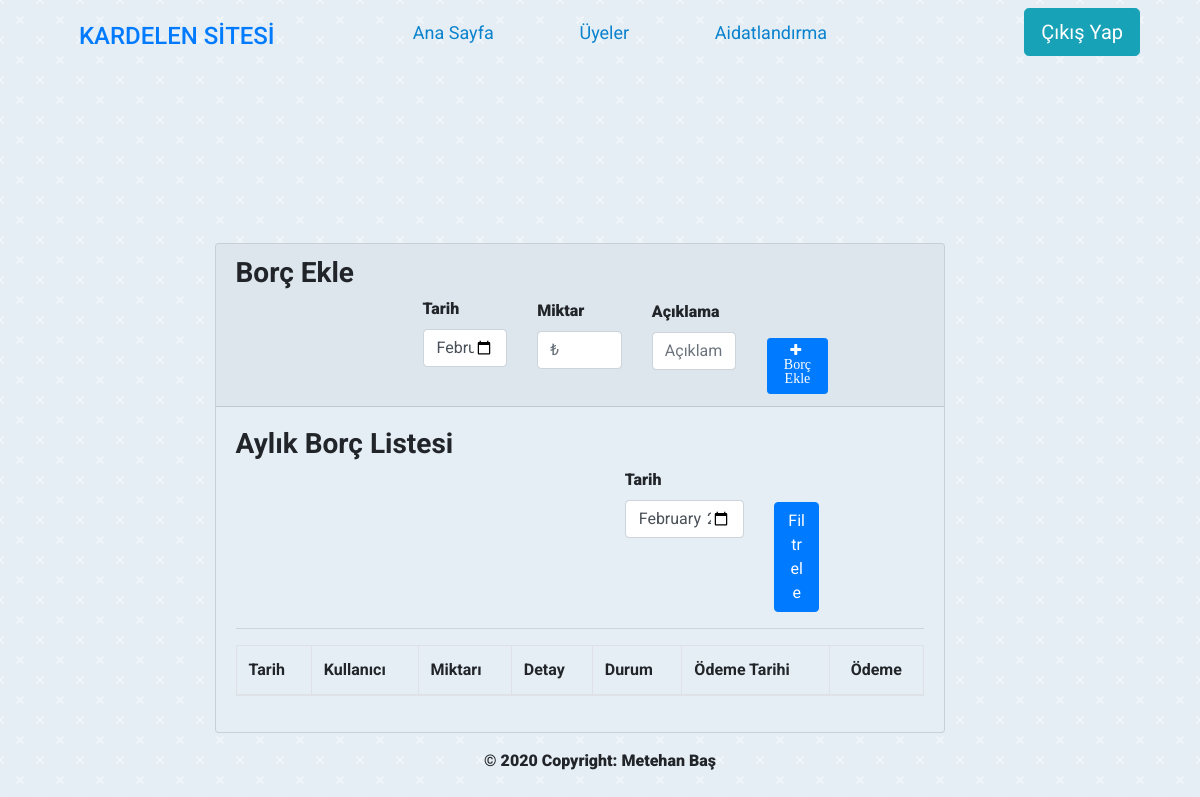
The page /billing.php on the database as committed earlier.
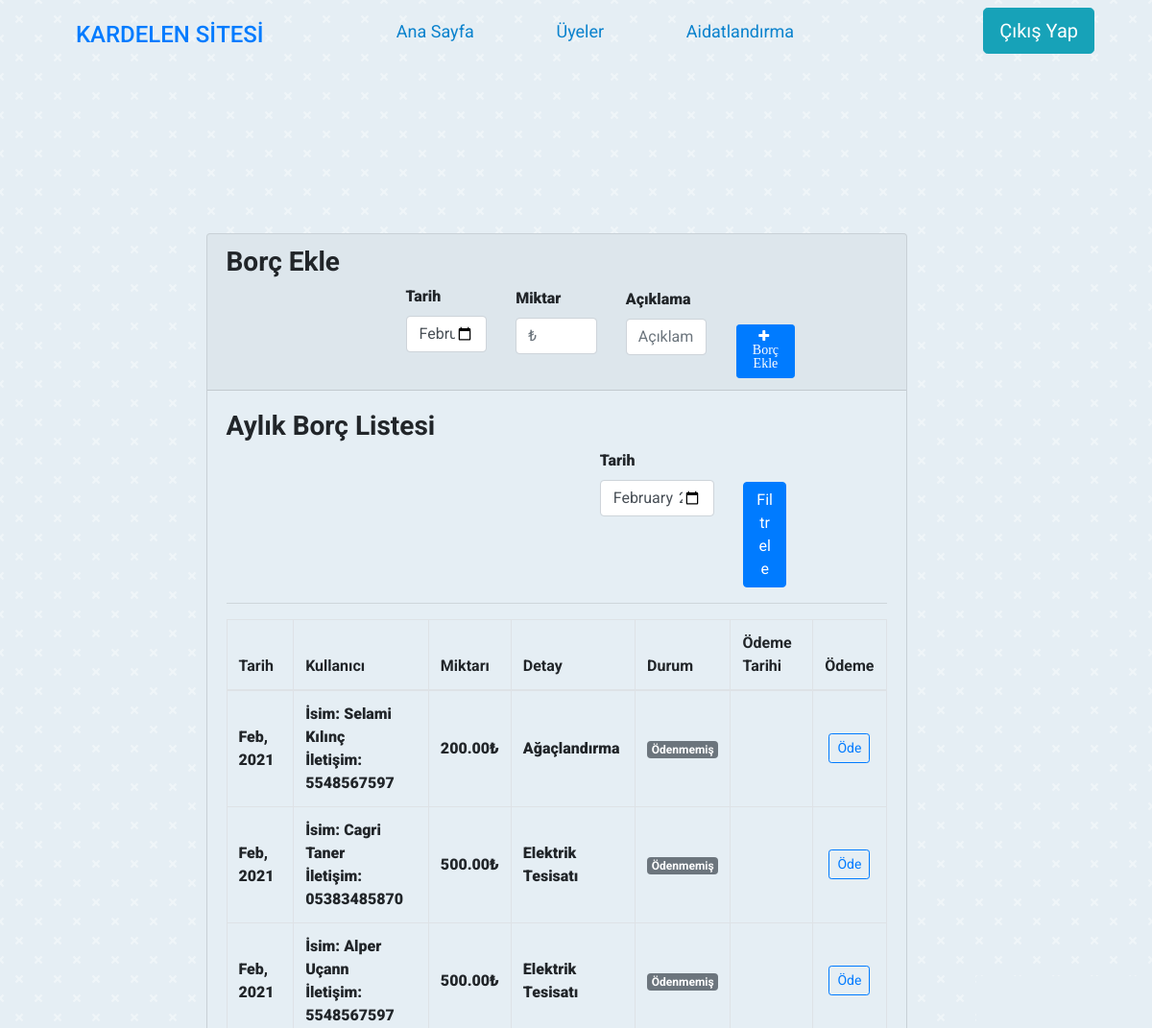
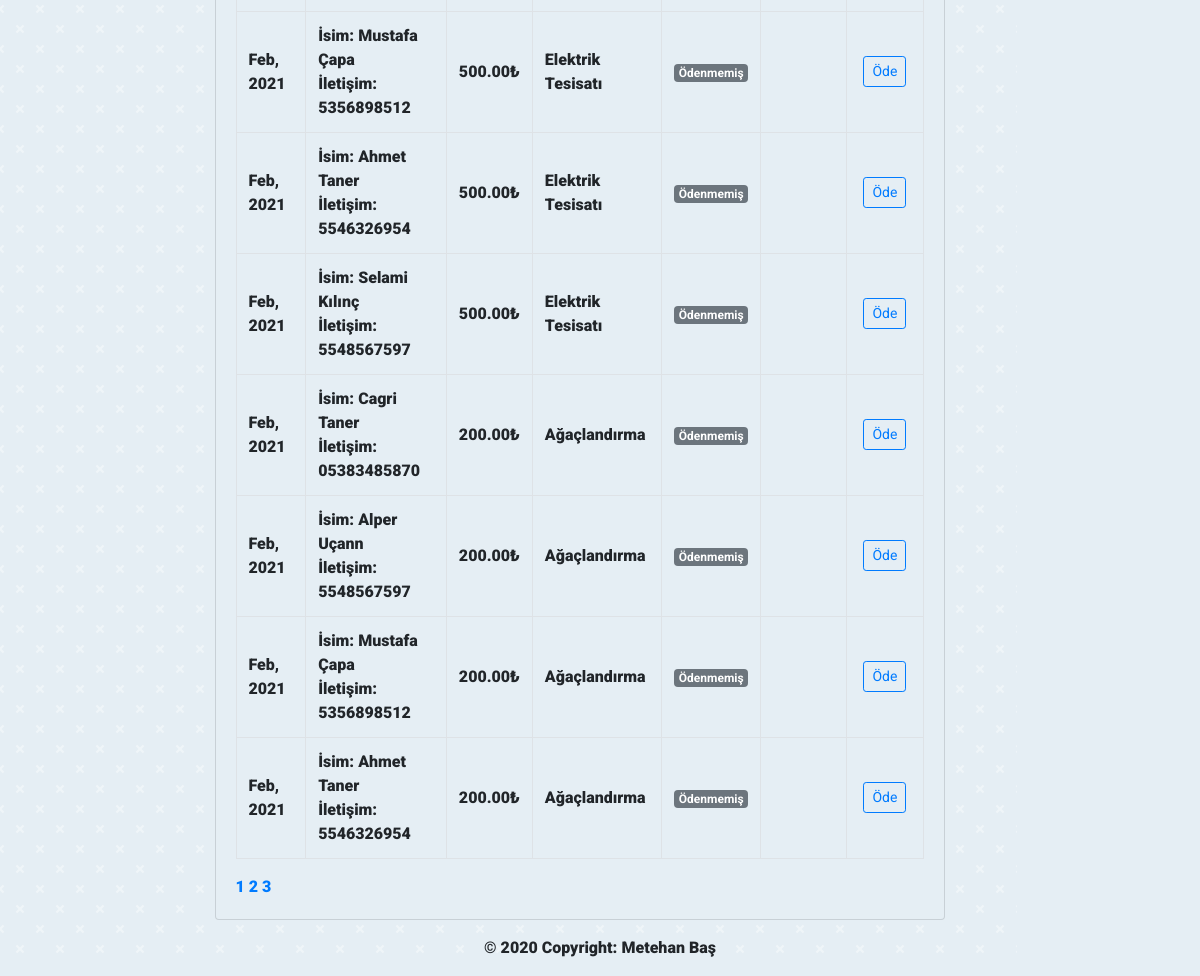
The same page on the database as committed later (2 pictures, top to bottom).
### tables this page shows
CREATE TABLE `billing` (
  `id` int(11) NOT NULL,
  `billing_date` date NOT NULL DEFAULT current_timestamp(),
  `user_id` int(30) NOT NULL,
  `status` int(1) NOT NULL DEFAULT 0 COMMENT '	0=pending,1=paid	',
  `payment_date` date DEFAULT NULL,
  `amount` double NOT NULL,
  `detail` varchar(55) DEFAULT NULL
);

CREATE TABLE `users` (
  `id` int(11) NOT NULL,
  `user_name` varchar(255) NOT NULL,
  `password` varchar(255) NOT NULL,
  `name` varchar(255) NOT NULL,
  `email` varchar(55) NOT NULL,
  `phonenum` varchar(11) NOT NULL,
  `phonenum1` varchar(11) NOT NULL,
  `block` varchar(255) NOT NULL,
  `flat` int(2) NOT NULL,
  `regdate` date DEFAULT NULL,
  `exitdate` date DEFAULT NULL
);

### billing.php (the view, shortened to what this page needs)
<?php include "db_conn.php";
$month = isset($_GET['month']) ? date('Y-m',strtotime($_GET['month'].'-01')) : date('Y-m') ;
$page1=1;
if(isset($_GET['page'])){
$page =$_GET['page'];
if($page == "1"){
  $page1=0;
}
else{
  $page1 = ($page*10)-10;
}
}
else{
  $page1=0;
}
?>
<!doctype html>
<html lang="en">
<head>
  <link rel="stylesheet" href="https://cdn.jsdelivr.net/npm/bootstrap@4.5.3/dist/css/bootstrap.min.css">
  <link rel="stylesheet" href="./css/style.css">
      <link rel="stylesheet" href="https://cdnjs.cloudflare.com/ajax/libs/font-awesome/4.7.0/css/font-awesome.min.css">
</head>
<body>
  <header>
    <div class="logo-container">
      <a href="admin-panel.php" style="text-decoration:none;font-weight: 400;margin:7% 7%;">
        <h4>KARDELEN SİTESİ</h4>
      </a>
    </div>
    <nav>
      <ul class="nav-links">
        <li><a class="nav-link" href="admin-panel.php">Ana Sayfa</a></li>
        <li><a class="nav-link" href="users.php">Üyeler</a></li>
        <li><a class="nav-link" href="billing.php">Aidatlandırma</a></li>
      </ul>
    </nav>
    <div class="cart">
      <p>
        <a href="logout.php" class="btn btn-info btn-lg">
          <span class="glyphicon glyphicon-log-out"></span> Çıkış Yap
        </a>
      </p>
    </div>
  </header>
  <br><br><br><br><br><br>
  <div class="row">
    <div class="col-md-8" style="margin-left:15%;">
      <div class="container-fluid">
      	<div class="col-lg-12">
      		<div class="row">
      			<div class="col-md-12">
      				<div class="card" style="margin-top:-4%;  background-color: #e5eef4 !important;">
      					<div class="card-header">
                  <h3><b>Borç Ekle<b></h3>
      						<span class="">
                    <form class="" action="addbill.php" method="post">
                      <div class="col-md-2 offset-md-3">
                					<label for="" class="control-label">Tarih</label>
                  					<input type="month" value="<?php echo isset($_GET['billing_date']) ? date('Y-m',strtotime($_GET['billing_date'].'-01')) :date('Y-m'); ?>" class="form-control" name="billing_date">
                			</div>
                      <div class="col-md-2 offset-md-5" style="margin-top:-4.3em;">
                        <label for="" class="control-label">Miktar</label>
                        <input type="text" class="form-control" name="amount" id="exampleInputPassword1" placeholder="₺">
                      </div>
                      <div class="col-md-2 offset-md-7" style="margin-top:-4.3em;">
                        <label for="" class="control-label">Açıklama</label>
                        <input type="text" class="form-control" name="detail" id="exampleInputPassword1" placeholder="Açıklama">
                      </div>
                      <div class="col-md-7 offset-md-9" style="margin-top:-2em;">
                        <button style="" class="btn btn-primary btn-block btn-sm col-sm-2" type="" id="new_billing" onClick="return confirm('Borç eklemek istediğinize emin misiniz?');"> <i class="fa fa-plus">&nbsp Borç Ekle</i></button>
                      </div>
                      </form>
      				</span>
      					</div>
      					<div class="card-body">
                    <h3><b>Aylık Borç Listesi<b></h3>
      						<div class="row form-group">
                    <div class="col-md-8 offset-md-5" style="margin-left:36.5%;">
                      <form class="" action="filter-month.php" method="post">
                  <div class="col-md-2 float-left" id = "container" style = "width: 550px; min-height: 100px; margin-left:-30%;">
                </div>
                      <div class="col-md-4 offset-md-3">
                        <label for="" class="control-label">Tarih</label>
                        <input type="month" class="form-control" name="month"  value="<?php echo isset($_GET['month']) ? date('Y-m',strtotime($_GET['month'].'-01')) :date('Y-m'); ?>" required>
                      </div>
                      <div class="col-md-2 offset-md-7" style="margin-top:-4.3em;">
                            <label for="" class="control-label">&nbsp</label>
                            <button class="btn btn-primary btn-block " id="filter" type="">Filtrele</button>
                            </div>
                        </form>
                      </div>
                    </div>
      						<hr>
      						<table class="table table-bordered table-condensed table-hover">
      							<thead>
      								<tr>
      									<th class="">Tarih</th>
      									<th class="">Kullanıcı</th>
      									<th class="">Miktarı</th>
      									<th class="">Detay</th>
      									<th class="">Durum</th>
      									<th class="">Ödeme Tarihi</th>
      									<th class="text-center">Ödeme</th>
      								</tr>
      							</thead>
      							<tbody>
      								<?php
                      $billingcounter = $conn->query("SELECT b.*,u.name,u.phonenum from billing b inner join users u on u.id = b.user_id where date_format(b.billing_date,'%Y-%m') = '$month' order by b.id asc");
      								$billing = $conn->query("SELECT b.*,u.name,u.phonenum from billing b inner join users u on u.id = b.user_id where date_format(b.billing_date,'%Y-%m') = '$month' order by status asc limit $page1,10");
                      $count = mysqli_num_rows($billingcounter);
                      $a =$count/10;
                      $a = ceil($a);
                      	while($row=$billing->fetch_assoc()){
                        ?>
                    	<tr>
      									<td class="">
      										 <p> <b><?php echo date("M, Y",strtotime($row['billing_date'])) ?></b></p>
      									</td>
      									<td class="">
      										 <p> İsim: <b><?php echo ucwords($row['name']) ?></b></p>
      										 <p> İletişim: <b><?php echo ucwords($row['phonenum']) ?></b></p>
      									</td>
      									<td class="">
      										 <p class="text-left"> <b><?php echo number_format($row['amount'],2)."₺" ?></b></p>
      									</td>
                        <td class="">
                           <p class="text-left"> <b><?php echo $row['detail']?></b></p>
                        </td>
      									<td class="">
      										<?php if($row['status'] == 1): ?>
      										 <span class="badge badge-success">Ödenmiş</span>
      										<?php else: ?>
      										 <span class="badge badge-secondary">Ödenmemiş  </span>
      										<?php endif; ?>
      									</td>
                        <td class="">
                        </td>
      									<td class="text-center">
                          <?php if($row['status'] == 0): ?>
                          <a href="adminpay.php?id=<?php echo $row['id'];?>">
      										<button class="btn btn-sm btn-outline-primary view_billing" type="button" onClick="return confirm('Borcu ödemek istediğinizden emin misiniz?');">Öde</button> </a>
                          <?php else: ?>
                            <a href="">
                            <button class="btn btn-sm btn-outline-danger view_billing" type="button" style="background-color:red;color:white;" disabled>Ödenmiş</button> </a>
                            <?php endif; ?>
      									</td>
      								</tr>
                    <?php } ?>
      							</tbody>
      						</table>
                    <?php
                    for($b=0;$b < $a;$b++) {
                    ?> <a href="billing.php?month=<?php echo $month; ?>&page=<?php echo $b+1; ?>" style="text-decoration:none;"><?php echo $b+1; ?></a> <?php
                    }
                     ?>
      					</div>
      				</div>
      			</div>
      		</div>
      	</div>
      </div>
    </div>
  </div>
  <footer class="page-footer font-small blue">
    <div class="footer-copyright text-center py-3">© 2020 Copyright: Metehan Baş
    </div>
  </footer>
</body>

### css/style.css (style rules this page uses)
body { margin-left: 0%; font-family: 'Roboto', sans-serif; background-color: #e5eef4 !important; -webkit-animation: fadein 1s; }
header { display: flex; width: 90%; height: 10vh; margin: auto; align-items: center; color: #0a82cd; font-family: 'Roboto', sans-serif; }
.logo-container, .nav-links, .cart { display: flex; }
.logo-container { flex: 1; }
nav { flex: 2; }
.nav-links { justify-content: space-around; list-style: none; }
.nav-link { color: #0a82cd; font-size: 18px; text-decoration: none; }
.cart { flex: 1; justify-content: flex-end; }

### billing.php (style rules this page uses)
td { vertical-align: middle !important; }
td p { margin: unset }

Rows that differ between the two databases and show on the page:
added billing: billing_date "Feb, 2021", user.name "Selami Kılınç", user.phonenum "5548567597", amount "200.00", detail "Ağaçlandırma", status "Ödenmemiş"
added billing: billing_date "Feb, 2021", user.name "Cagri Taner", user.phonenum "05383485870", amount "500.00", detail "Elektrik Tesisatı", status "Ödenmemiş"
added billing: billing_date "Feb, 2021", user.name "Alper Uçann", user.phonenum "5548567597", amount "500.00", detail "Elektrik Tesisatı", status "Ödenmemiş"
added billing: billing_date "Feb, 2021", user.name "Mustafa Çapa", user.phonenum "5356898512", amount "500.00", detail "Elektrik Tesisatı", status "Ödenmemiş"
added billing: billing_date "Feb, 2021", user.name "Ahmet Taner", user.phonenum "5546326954", amount "500.00", detail "Elektrik Tesisatı", status "Ödenmemiş"
added billing: billing_date "Feb, 2021", user.name "Selami Kılınç", user.phonenum "5548567597", amount "500.00", detail "Elektrik Tesisatı", status "Ödenmemiş"
added billing: billing_date "Feb, 2021", user.name "Cagri Taner", user.phonenum "05383485870", amount "200.00", detail "Ağaçlandırma", status "Ödenmemiş"
added billing: billing_date "Feb, 2021", user.name "Alper Uçann", user.phonenum "5548567597", amount "200.00", detail "Ağaçlandırma", status "Ödenmemiş"
added billing: billing_date "Feb, 2021", user.name "Mustafa Çapa", user.phonenum "5356898512", amount "200.00", detail "Ağaçlandırma", status "Ödenmemiş"
added billing: billing_date "Feb, 2021", user.name "Ahmet Taner", user.phonenum "5546326954", amount "200.00", detail "Ağaçlandırma", status "Ödenmemiş"
Other text that changed with them:
new list line: "1"
new list line: "2"
new list line: "3"
